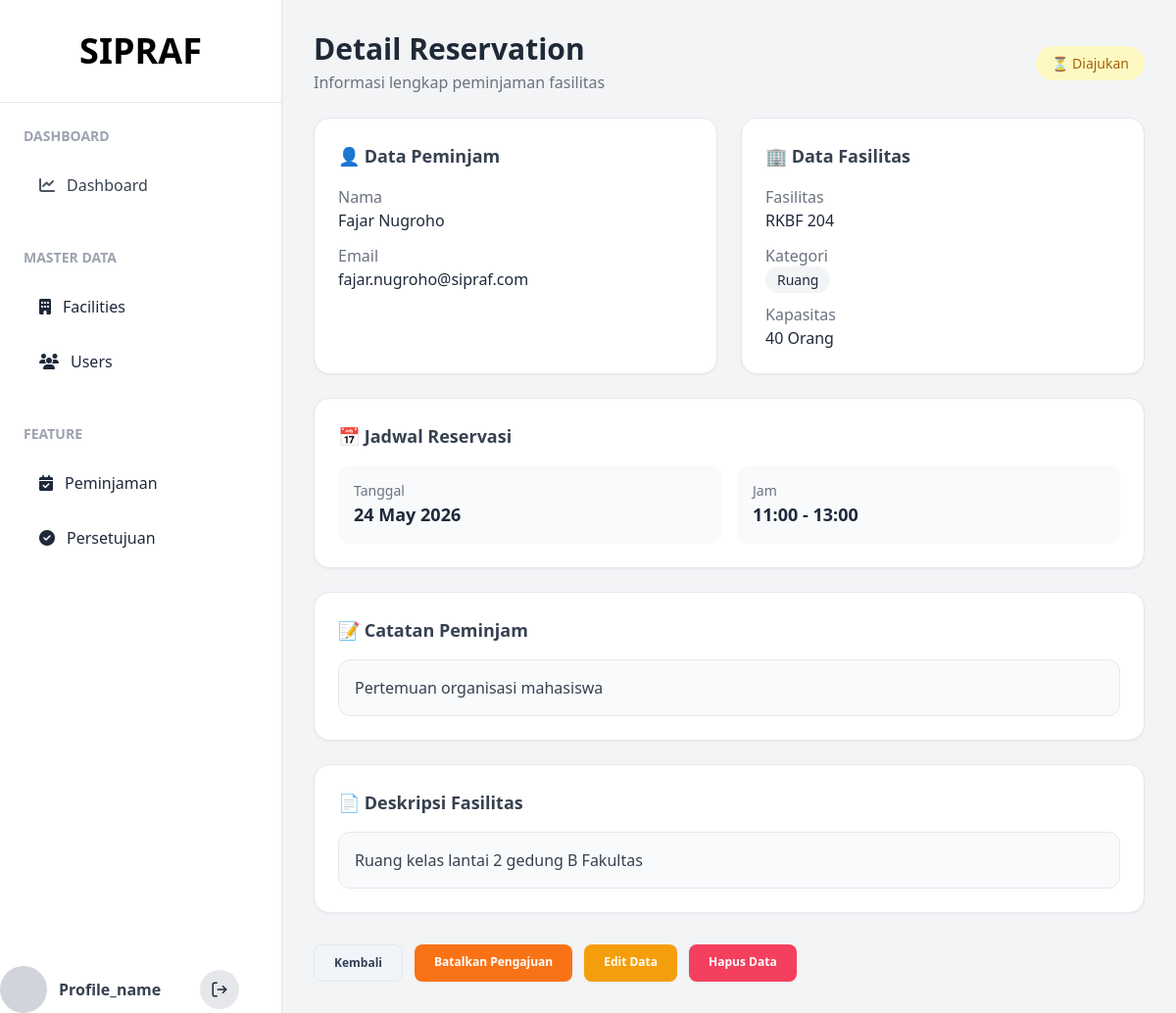
The page /pages/reservation/detail.php?id=1 on the database its author committed.
### tables this page shows
CREATE TABLE `reservations` (
  `id` int NOT NULL,
  `user_id` int NOT NULL,
  `facility_id` int NOT NULL,
  `notes` text,
  `tanggal` date NOT NULL,
  `jam_mulai` time NOT NULL,
  `jam_selesai` time NOT NULL,
  `status` enum('diajukan','disetujui','ditolak','dibatalkan') DEFAULT 'diajukan',
  `created_at` timestamp NULL DEFAULT CURRENT_TIMESTAMP
);

CREATE TABLE `users` (
  `id` int NOT NULL,
  `name` varchar(255) NOT NULL,
  `email` varchar(255) NOT NULL,
  `password` varchar(255) NOT NULL,
  `role` enum('admin','supervisor','borrower') NOT NULL,
  `foto` varchar(255) DEFAULT NULL,
  `created_at` timestamp NULL DEFAULT CURRENT_TIMESTAMP
);

CREATE TABLE `facilities` (
  `id` int NOT NULL,
  `name` varchar(255) NOT NULL,
  `kategori` enum('lab','ruang','barang') NOT NULL,
  `kapasitas` int DEFAULT '0',
  `deskripsi` text,
  `status` enum('tersedia','dipinjam') DEFAULT 'tersedia',
  `created_at` timestamp NULL DEFAULT CURRENT_TIMESTAMP
);

### pages/reservation/detail.php (the view, shortened to what this page needs)
<?php
require '../../helper/db_conn.php';
$id = (int) $_GET['id'];
$query = mysqli_query($conn, "
    SELECT
        r.*,
        u.id AS user_id,
        u.name AS peminjam,
        u.email,
        f.name AS fasilitas,
        f.kategori,
        f.kapasitas,
        f.deskripsi
    FROM reservations r
    JOIN users u ON r.user_id = u.id
    JOIN facilities f ON r.facility_id = f.id
    WHERE r.id='$id'
");
$data = mysqli_fetch_assoc($query);
$facilities_query = mysqli_query($conn, "SELECT id, name FROM facilities ORDER BY name ASC");
$is_edit = (isset($_GET['mode']) && $_GET['mode'] === 'edit' && $data['status'] === 'diajukan');
?>
<!DOCTYPE html>
<html lang="en">
<head>
    <script src="https://cdn.tailwindcss.com"></script>
    <link rel="stylesheet" href="https://cdn.jsdelivr.net/npm/fullcalendar@6.1.15/index.global.min.css" />
    <link rel="stylesheet" href="https://cdnjs.cloudflare.com/ajax/libs/font-awesome/6.5.1/css/all.min.css">
</head>
<body class="bg-gray-100 text-slate-800 font-sans">
    <div class="flex min-h-screen">
        <?php include '../../includes/sidebar.php'; ?>
        <main class="flex-1 p-8">
            <div class="flex justify-between items-center mb-6">
                <div>
                    <h1 class="text-3xl font-bold text-gray-800">
                        <?= $is_edit ? 'Formulir Edit Pengajuan' : 'Detail Reservation' ?>
                    </h1>
                    <p class="text-gray-500 mt-1">
                        <?= $is_edit ? 'Sesuaikan kembali jadwal penggunaan fasilitas' : 'Informasi lengkap peminjaman fasilitas' ?>
                    </p>
                </div>
                <?php if (!$is_edit): ?>
                    <div>
                        <?php
                        if ($data['status'] == 'disetujui') {
                            echo "<span class='bg-green-100 text-green-700 px-4 py-2 rounded-full text-sm font-medium'>✅ Disetujui</span>";
                        } elseif ($data['status'] == 'ditolak') {
                            echo "<span class='bg-red-100 text-red-700 px-4 py-2 rounded-full text-sm font-medium'>❌ Ditolak</span>";
                        } elseif ($data['status'] == 'dibatalkan') {
                            echo "<span class='bg-gray-200 text-gray-700 px-4 py-2 rounded-full text-sm font-medium'>⚪ Dibatalkan</span>";
                        } else {
                            echo "<span class='bg-yellow-100 text-yellow-700 px-4 py-2 rounded-full text-sm font-medium'>⏳ Diajukan</span>";
                        }
                        ?>
                    </div>
                <?php endif; ?>
            </div>
            <?php if ($is_edit): ?>
                <div class="bg-white rounded-2xl shadow-sm border p-8 max-w-4xl">
                    <form action="" method="POST" id="editForm" onsubmit="return validateForm(event)">
                        <div class="space-y-5">
                            <div>
                                <label class="block text-sm font-semibold text-gray-700 mb-2">Nama Peminjam</label>
                                <input type="text" name="peminjam_name" class="w-full border border-gray-200 rounded-lg p-3 text-sm font-medium text-gray-800 focus:outline-none focus:border-blue-500 shadow-sm" value="<?= htmlspecialchars($data['peminjam']) ?>" required>
                            </div>
                            <div>
                                <label class="block text-sm font-semibold text-gray-700 mb-2">Email Peminjam</label>
                                <input type="email" name="peminjam_email" class="w-full border border-gray-200 rounded-lg p-3 text-sm font-medium text-gray-800 focus:outline-none focus:border-blue-500 shadow-sm" value="<?= htmlspecialchars($data['email']) ?>" required>
                            </div>
                            <div>
                                <label class="block text-sm font-semibold text-gray-700 mb-2">Pilih Fasilitas / Ruangan</label>
                                <select name="facility_id" class="w-full border border-gray-200 rounded-lg p-3 text-sm bg-white focus:outline-none focus:border-blue-500 font-medium text-gray-800 shadow-sm" required>
                                    <?php while($f_row = mysqli_fetch_assoc($facilities_query)): ?>
                                        <option value="<?= $f_row['id']; ?>" <?= ($f_row['id'] == $data['facility_id']) ? 'selected' : ''; ?>>
                                            <?= htmlspecialchars($f_row['name']); ?>
                                        </option>
                                    <?php endwhile; ?>
                                </select>
                            </div>
                            <div>
                                <label class="block text-sm font-semibold text-gray-700 mb-2">Tanggal</label>
                                <input type="date" name="tanggal" class="w-full border border-gray-200 rounded-lg p-3 text-sm focus:outline-none focus:border-blue-500 font-medium text-gray-800 shadow-sm" value="<?= htmlspecialchars($data['tanggal']) ?>" required>
                            </div>
                            <div class="grid grid-cols-2 gap-4">
                                <div>
                                    <label class="block text-sm font-semibold text-gray-700 mb-2">Jam Mulai</label>
                                    <input type="time" id="jam_mulai" name="jam_mulai" class="w-full border border-gray-200 rounded-lg p-3 text-sm focus:outline-none focus:border-blue-500 font-medium text-gray-800 shadow-sm" value="<?= htmlspecialchars(substr($data['jam_mulai'], 0, 5)) ?>" required>
                                </div>
                                <div>
                                    <label class="block text-sm font-semibold text-gray-700 mb-2">Jam Selesai</label>
                                    <input type="time" id="jam_selesai" name="jam_selesai" class="w-full border border-gray-200 rounded-lg p-3 text-sm focus:outline-none focus:border-blue-500 font-medium text-gray-800 shadow-sm" value="<?= htmlspecialchars(substr($data['jam_selesai'], 0, 5)) ?>" required>
                                    <p id="time_warning" class="text-red-500 text-xs font-semibold mt-2 hidden">❌ Jam selesai tidak masuk akal! Harus lebih lambat dari jam mulai.</p>
                                </div>
                            </div>
                            <div>
                                <label class="block text-sm font-semibold text-gray-700 mb-2">Catatan Tambahan</label>
                                <textarea name="notes" rows="3" class="w-full border border-gray-200 rounded-lg p-3 text-sm focus:outline-none focus:border-blue-500 font-medium text-gray-800 shadow-sm"><?= htmlspecialchars($data['notes']) ?></textarea>
                            </div>
                        </div>
                        <div class="flex items-center gap-3 mt-8">
                            <a href="detail.php?id=<?= $id; ?>" class="bg-gray-100 hover:bg-gray-200 text-gray-700 px-6 py-2.5 rounded-lg text-xs font-bold transition border border-gray-200">
                                Batal
                            </a>
                            <button type="submit" name="update_reservation" class="bg-blue-600 hover:bg-blue-700 text-white px-6 py-2.5 rounded-lg text-xs font-bold transition shadow-sm">
                                Simpan Perubahan
                            </button>
                        </div>
                    </form>
                </div>
            <?php else: ?>
                <div class="grid md:grid-cols-2 gap-6">
                    <div class="bg-white rounded-2xl shadow-sm border p-6">
                        <h2 class="font-semibold text-lg text-gray-700 mb-4">👤 Data Peminjam</h2>
                        <div class="space-y-3">
                            <p>
                                <span class="text-gray-500">Nama</span><br>
                                <span class="font-medium"><?= htmlspecialchars($data['peminjam']) ?></span>
                            </p>
                            <p>
                                <span class="text-gray-500">Email</span><br>
                                <span class="font-medium"><?= htmlspecialchars($data['email']) ?></span>
                            </p>
                        </div>
                    </div>
                    <div class="bg-white rounded-2xl shadow-sm border p-6">
                        <h2 class="font-semibold text-lg text-gray-700 mb-4">🏢 Data Fasilitas</h2>
                        <div class="space-y-3">
                            <p>
                                <span class="text-gray-500">Fasilitas</span><br>
                                <span class="font-medium"><?= htmlspecialchars($data['fasilitas']) ?></span>
                            </p>
                            <p>
                                <span class="text-gray-500">Kategori</span><br>
                                <span class="bg-gray-100 px-3 py-1 rounded-full text-sm">
                                    <?= ucfirst(htmlspecialchars($data['kategori'])) ?>
                                </span>
                            </p>
                            <p>
                                <span class="text-gray-500">Kapasitas</span><br>
                                <span class="font-medium"><?= htmlspecialchars($data['kapasitas']) ?> Orang</span>
                            </p>
                        </div>
                    </div>
                    <div class="bg-white rounded-2xl shadow-sm border p-6 md:col-span-2">
                        <h2 class="font-semibold text-lg text-gray-700 mb-4">📅 Jadwal Reservasi</h2>
                        <div class="grid md:grid-cols-2 gap-4">
                            <div class="bg-gray-50 rounded-xl p-4">
                                <p class="text-gray-500 text-sm">Tanggal</p>
                                <p class="font-semibold text-lg"><?= date('d F Y', strtotime($data['tanggal'])) ?></p>
                            </div>
                            <div class="bg-gray-50 rounded-xl p-4">
                                <p class="text-gray-500 text-sm">Jam</p>
                                <p class="font-semibold text-lg">
                                    <?= substr($data['jam_mulai'], 0, 5) ?> - <?= substr($data['jam_selesai'], 0, 5) ?>
                                </p>
                            </div>
                        </div>
                    </div>
                    <div class="bg-white rounded-2xl shadow-sm border p-6 md:col-span-2">
                        <h2 class="font-semibold text-lg text-gray-700 mb-4">📝 Catatan Peminjam</h2>
                        <div class="bg-gray-50 border rounded-xl p-4 text-gray-700">
                            <?= !empty($data['notes']) ? htmlspecialchars($data['notes']) : 'Tidak ada catatan.' ?>
                        </div>
                    </div>
                    <div class="bg-white rounded-2xl shadow-sm border p-6 md:col-span-2">
                        <h2 class="font-semibold text-lg text-gray-700 mb-4">📄 Deskripsi Fasilitas</h2>
                        <div class="bg-gray-50 border rounded-xl p-4 text-gray-700">
                            <?= !empty($data['deskripsi']) ? htmlspecialchars($data['deskripsi']) : 'Tidak ada deskripsi.' ?>
                        </div>
                    </div>
                </div>
                <div class="flex flex-wrap gap-3 mt-8">
                    <?php if ($data['status'] == 'diajukan' || empty($data['status'])): ?>
                        <a href="index.php" class="bg-slate-100 hover:bg-slate-200 text-slate-700 px-5 py-2.5 rounded-lg text-xs font-bold transition border border-gray-200">
                            Kembali
                        </a>
                        <a href="detail.php?id=<?= $data['id'] ?>&action=batal" onclick="return confirm('Apakah Anda yakin ingin membatalkan pengajuan ini?')" class="bg-orange-500 hover:bg-orange-600 text-white px-5 py-2.5 rounded-lg text-xs font-bold transition shadow-sm">
                            Batalkan Pengajuan
                        </a>
                        <a href="detail.php?id=<?= $data['id'] ?>&mode=edit" class="bg-amber-500 hover:bg-amber-600 text-white px-5 py-2.5 rounded-lg text-xs font-bold transition shadow-sm">
                            Edit Data
                        </a>
                        <a href="detail.php?id=<?= $data['id'] ?>&action=hapus" onclick="return confirm('Apakah Anda yakin ingin menghapus data pengajuan ini?')" class="bg-rose-500 hover:bg-rose-600 text-white px-5 py-2.5 rounded-lg text-xs font-bold transition shadow-sm">
                            Hapus Data
                        </a>
                    <?php elseif ($data['status'] == 'disetujui' || $data['status'] == 'ditolak'): ?>
                        <a href="index.php" class="bg-slate-100 hover:bg-slate-200 text-slate-700 px-5 py-2.5 rounded-lg text-xs font-bold transition border border-gray-200">
                            Kembali
                        </a>
                    <?php endif; ?>
                </div>
            <?php endif; ?>
        </main>
    </div>
</body>
</html>

### rows shown on the page
reservations: user.name "Fajar Nugroho", user.email "fajar.nugroho@sipraf.com", facility.name "RKBF 204", facility.kategori "Ruang", facility.kapasitas "40", tanggal "24 May 2026", jam_mulai "11:00", jam_selesai "13:00", notes "Pertemuan organisasi mahasiswa", facility.deskripsi "Ruang kelas lantai 2 gedung B Fakultas"
